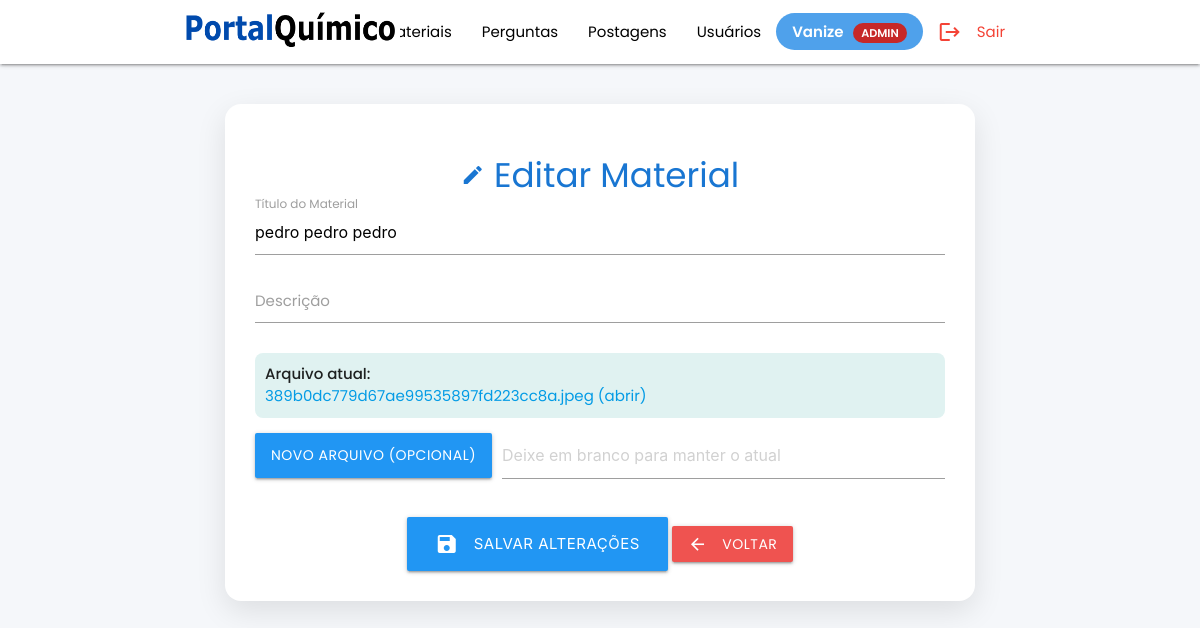
Page /alterar.php?id=2 (signed in) on the committed database.
### tables this page shows
CREATE TABLE `materiais` (
  `id_material` int(11) NOT NULL,
  `nome` varchar(100) DEFAULT NULL,
  `descricao` varchar(255) DEFAULT NULL,
  `material` varchar(255) NOT NULL
);

### alterar.php (the view, shortened to what this page needs)
<?php
include_once "conecta.php";
$id = $_GET['id'] ?? 0;
$id = (int)$id;
$stmt = $conn->prepare("SELECT id_material, nome, descricao, material FROM materiais WHERE id_material = ?");
$stmt->bind_param("i", $id);
$stmt->execute();
$result = $stmt->get_result();
if (!$material = $result->fetch_assoc()) {
    die("Material não encontrado.");
}
?>
<!DOCTYPE html>
<html lang="pt-BR">
<head>
    <link type="text/css" rel="stylesheet" href="css/materialize.min.css" />
    <link href='https://unpkg.com/boxicons@2.1.4/css/boxicons.min.css' rel='stylesheet'>
</head>
<body>
    <?php include "header.php"; ?>
    <div class="container">
        <div class="edit-box">
            <h4 class="center blue-text text-darken-2">
                <i class="material-icons">edit</i>
                Editar Material
            </h4>
            <form method="POST" enctype="multipart/form-data">
                <div class="input-field">
                    <input type="text" name="nome" value="<?php echo htmlspecialchars($material['nome']); ?>" required>
                    <label>Título do Material</label>
                </div>
                <div class="input-field">
                    <textarea name="descricao" class="materialize-textarea"><?php echo htmlspecialchars($material['descricao']); ?></textarea>
                    <label>Descrição</label>
                </div>
                <div class="current-file">
                    <strong>Arquivo atual:</strong><br>
                    <a href="materiais/<?php echo $material['material']; ?>" target="_blank">
                        <?php echo $material['material']; ?> (abrir)
                    </a>
                </div>
                <div class="file-field input-field">
                    <div class="btn blue">
                        <span>Novo Arquivo (opcional)</span>
                    </div>
                    <div class="file-path-wrapper">
                        <input class="file-path validate" type="text" placeholder="Deixe em branco para manter o atual">
                    </div>
                </div>
                <div class="center" style="margin-top:30px;">
                    <button type="submit" class="btn-large waves-effect waves-light blue">
                        <i class="material-icons left">save</i>
                        Salvar Alterações
                    </button>
                    <a href="materiaisadm.php" class="btn red lighten-1">
                        <i class="material-icons left">arrow_back</i>
                        Voltar
                    </a>
                </div>
            </form>
        </div>
    </div>
</body>
</html>

### alterar.php (style rules this page uses)
body { background: #f5f7fa; }
.edit-box { max-width: 750px; margin: 40px auto; padding: 30px; background: white; border-radius: 16px; box-shadow: 0 10px 30px rgba(0, 0, 0, 0.1); }
.current-file { background: #e0f2f1; padding: 10px; border-radius: 8px; margin: 10px 0; }

### header.php (style rules this page uses)
* { font-family: 'Poppins', sans-serif; }

### rows in the picture
materiais: nome "pedro pedro pedro", material "389b0dc779d67ae99535897fd223cc8a.jpeg"

### other values in the picture
$_SESSION['usuario'] "Vanize"
